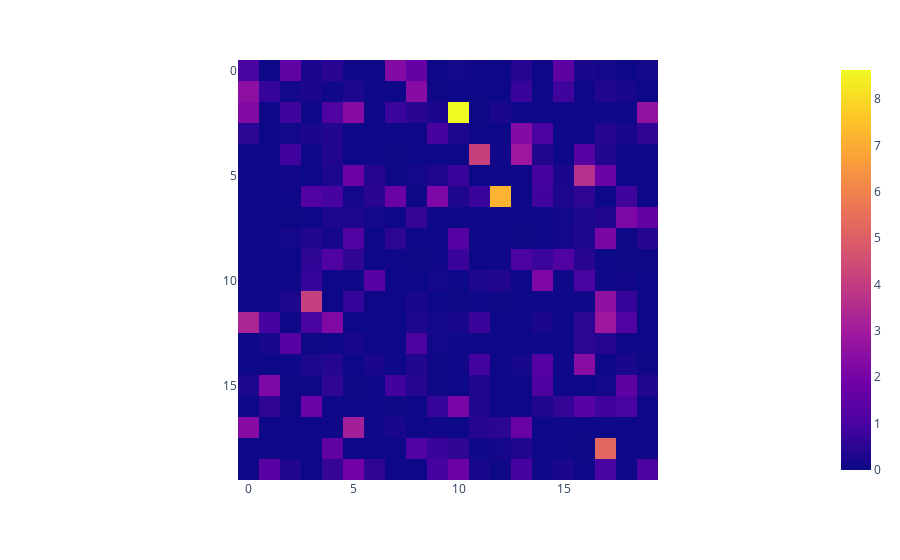

Notebook cell for this chart:
### Code cell
fig = px.imshow(np.random.chisquare(np.random.random((20,20))))
fig.show()

### Figure 1 — Plotly figure (JSON) as saved in the notebook; plotly's stock layout.template omitted (floating-point values rounded to 4 significant figures; data arrays with more than 128 entries replaced by an {"elided": "..."} marker saying what was removed)
{"data": [{"coloraxis": "coloraxis", "hovertemplate": "x: %{x}<br>y: %{y}<br>color: %{z}<extra></extra>", "name": "0", "type": "heatmap", "xaxis": "x", "yaxis": "y", "z": {"elided": "20x20 float values"}}], "layout": {"coloraxis": {"colorscale": [[0, "#0d0887"], [0.1111, "#46039f"], [0.2222, "#7201a8"], [0.3333, "#9c179e"], [0.4444, "#bd3786"], [0.5556, "#d8576b"], [0.6667, "#ed7953"], [0.7778, "#fb9f3a"], [0.8889, "#fdca26"], [1, "#f0f921"]]}, "margin": {"t": 60}, "xaxis": {"anchor": "y", "constrain": "domain", "domain": [0, 1], "scaleanchor": "y"}, "yaxis": {"anchor": "x", "autorange": "reversed", "constrain": "domain", "domain": [0, 1]}}}
